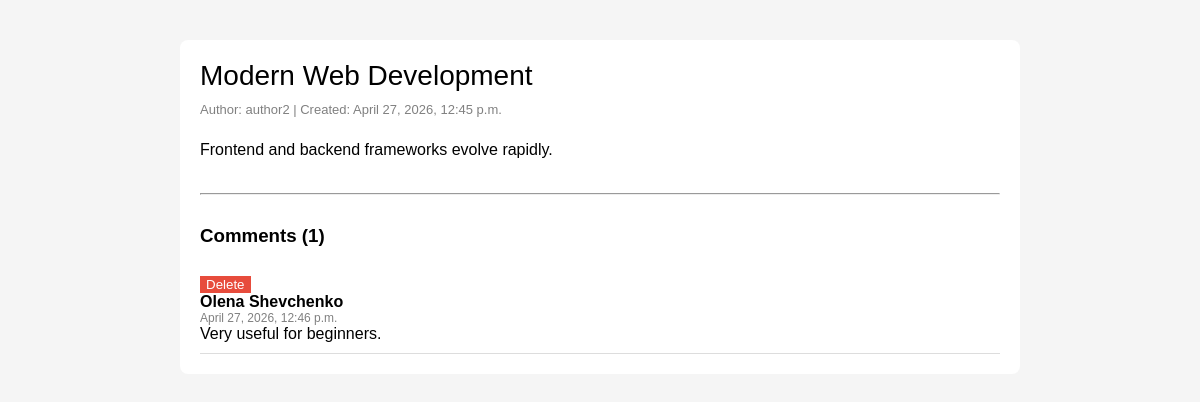
Screenshot of /article/2/ with the database file from the repository.
### articles/models.py (models this page shows, shortened)
class Article(models.Model):
    category = models.ForeignKey(Category, on_delete=models.CASCADE)
    title = models.CharField(max_length=200, unique=True)
    author = models.ForeignKey(User, on_delete=models.CASCADE)
    content = models.TextField()
    created = models.DateTimeField(auto_now_add=True)
    updated = models.DateTimeField(auto_now=True)

class Comment(models.Model):
    article = models.ForeignKey(Article, on_delete=models.CASCADE)
    author = models.CharField(max_length=200)
    content = models.TextField()
    created = models.DateTimeField(auto_now_add=True)

### articles/views.py (the view)
# urls.py: path('article/<int:pk>/', views.article_page, name='article_page'),
def article_page(request, pk):
    article = get_object_or_404(Article, pk=pk)
    comments = Comment.objects.filter(article=article).order_by('-created')
    return render(request, 'article_page.html', {
        'article': article,
        'comments': comments
    })

### templates/article_page.html (shortened to what this page needs)
<!DOCTYPE html>
<html lang="en">
<head>
</head>
<body>
<div class="container">
    <div class="article-title">{{ article.title }}</div>
    <div class="meta">
        Author: {{ article.author }} |
        Created: {{ article.created }}
    </div>
    <div class="content">
        {{ article.content }}
    </div>
    <hr>
    <h3>Comments ({{ comments|length }})</h3>
    {% for comment in comments %}
        <div class="comment">
            <form method="post" action="{% url 'delete_comment' comment.id %}">
                <button type="submit" class="delete-btn">Delete</button>
            </form>
            <div class="comment-author">
                {{ comment.author }}
            </div>
            <div class="comment-date">
                {{ comment.created }}
            </div>
            <div class="comment-content">
                {{ comment.content }}
            </div>
        </div>
    {% empty %}
        <p>No comments yet.</p>
    {% endfor %}
</div>
</body>
</html>

### templates/article_page.html (style rules this page uses)
body { font-family: Arial; margin: 40px; background: #f5f5f5; }
.container { max-width: 800px; margin: auto; background: white; padding: 20px; border-radius: 8px; }
.article-title { font-size: 28px; margin-bottom: 10px; }
.meta { color: gray; font-size: 13px; margin-bottom: 10px; }
.delete-btn { background: #e74c3c; color: white; border: none; cursor: pointer; }
.content { margin-bottom: 30px; line-height: 1.6; }
.comment { border-bottom: 1px solid #ddd; padding: 10px 0; }
.comment-author { font-weight: bold; }
.comment-date { font-size: 12px; color: gray; }
h3 { margin-top: 30px; }

### rows the page displays
Article: title "Modern Web Development", author "author2", created "April 27, 2026, 12:45 p.m.", content "Frontend and backend frameworks evolve rapidly."
Comment: author "Olena Shevchenko", created "April 27, 2026, 12:46 p.m.", content "Very useful for beginners."

### other values shown
{{ comments|length }} "1"
